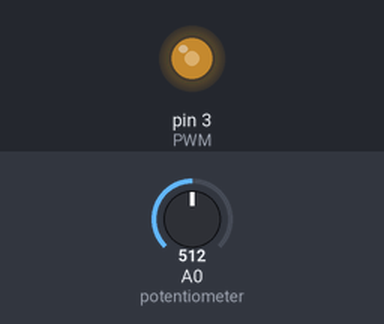
The sketch below on a simulated Arduino Nano, built with avr-gcc and run on an emulated ATmega328P. Shown: output pins drawn as LEDs (lit = HIGH). The test bench sets the inputs (shaded band); at power-on: A0 (potentiometer) = 512.

Above: at 1.2 s.
1.3 s: A0 (potentiometer) set to 716
At 2.3 s:
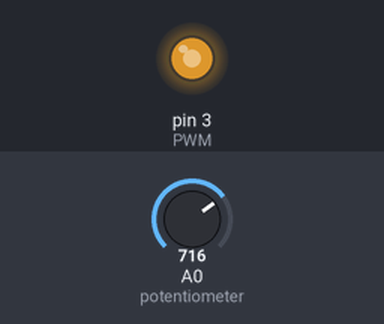
2.8 s: A0 (potentiometer) set to 900
At 3.5 s:
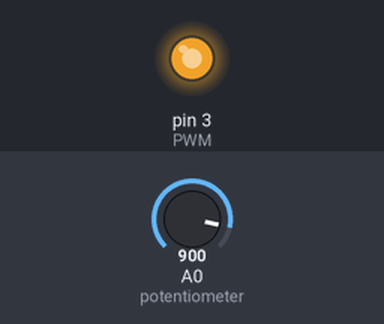
4.3 s: A0 (potentiometer) set to 122
At 4.6 s:
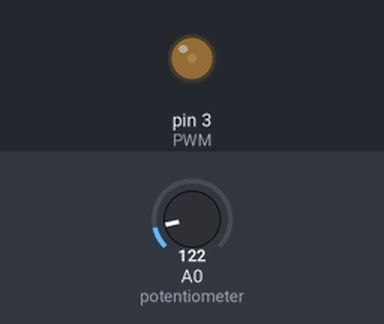
5.8 s: A0 (potentiometer) set to 0
At 6.9 s:
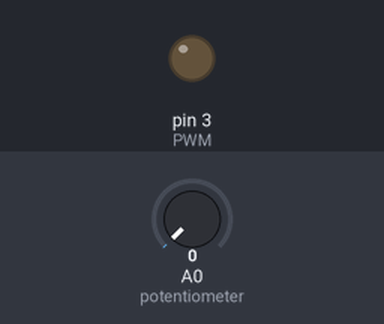
7.3 s: A0 (potentiometer) set to 511
At 8.1 s:
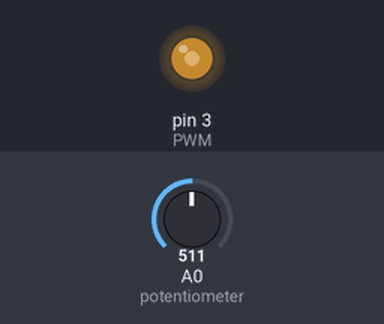
Timing chart, 0 to 9.8 s (numbered marks = the images above; inputs shaded):
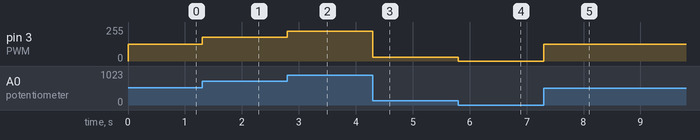

The sketch:

BUCK_NO_FEEDBACK.ino
```cpp
/*
 * This is an example code for a BUCK converter circuit made with arduino
 * I've used arduino NANO. We have to set the timer of the PWM on pin D3
 * No feedback is connected here
 * Subscribe: http://www.youtube.com/c/electronoobs
 * webpage: http://www.electronoobs.com/eng_circuitos_tut10.php
 */

int potentiometer = A0; //From the main potentiometer
int PWM = 3;


void setup() {
  pinMode(potentiometer, INPUT);
  pinMode(PWM, OUTPUT);
  TCCR2B = TCCR2B & B11111000 | B00000001;    // pin 3 and 11 PWM frequency of 31372.55 Hz
}

void loop() {

  float voltage = analogRead(potentiometer);
  int VALUE = map(voltage,0,1023,0,255);
  analogWrite(PWM,VALUE);

}
```

Measured:
- after the input at 1.3 s, pin 3 (PWM): 127/255 → 178/255 at once
- after the input at 2.8 s, pin 3 (PWM): 178/255 → 224/255 at once
- after the input at 4.3 s, pin 3 (PWM): 224/255 → 30/255 at once
- after the input at 5.8 s, pin 3 (PWM): 30/255 → 0/255 at once
- after the input at 7.3 s, pin 3 (PWM): 0/255 → 127/255 at once
